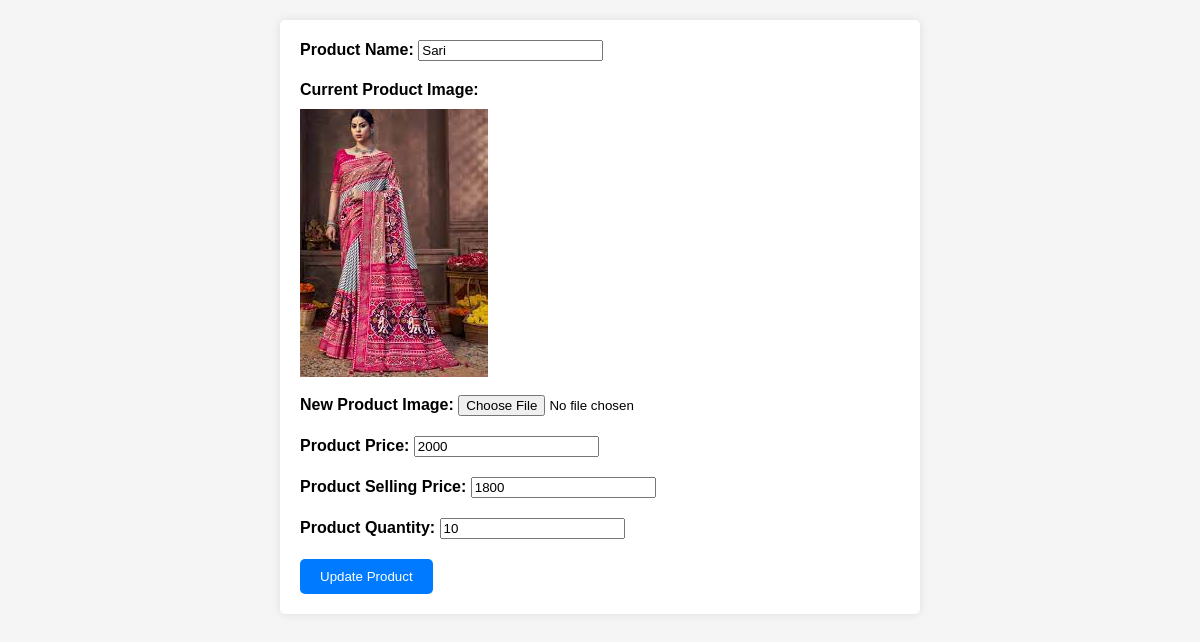
The app's page /edit_product.php?id=23 with its own data.
### tables this page shows
CREATE TABLE `product` (
  `p_id` int(111) NOT NULL,
  `c_id` int(111) NOT NULL,
  `p_name` varchar(111) NOT NULL,
  `p_image` varchar(111) NOT NULL,
  `price` int(111) NOT NULL,
  `sell_price` int(111) NOT NULL,
  `qty` int(111) NOT NULL,
  `createAt` timestamp(6) NOT NULL DEFAULT current_timestamp(6),
  `UpdateAt` timestamp(6) NOT NULL DEFAULT current_timestamp(6) ON UPDATE current_timestamp(6)
);

### edit_product.php (the view, shortened to what this page needs)
<!DOCTYPE html>
<html lang="en">
<head>
</head>
<body>
    <div class="container">
        <?php
        include 'config.php';
        if (isset($_GET['id'])) {
            $product_id = $_GET['id'];
            $sql = "SELECT * FROM product WHERE p_id = $product_id";
            $result = mysqli_query($con, $sql);
            if (mysqli_num_rows($result) == 1) {
                $row = mysqli_fetch_assoc($result);
                $product_name = $row['p_name'];
                $product_image = $row['p_image'];
                $image_path = $product_image;
                $product_price = $row['price'];
                $product_sell_price = $row['sell_price'];
                $product_qty = $row['qty'];
        ?>
                <form action="update_product.php" method="post" enctype="multipart/form-data">
                    <div class="form-group">
                        <label for="product_name">Product Name:</label>
                        <input type="text" class="form-control" id="product_name" name="product_name" value="<?php echo $product_name; ?>">
                    </div>
                    <div class="form-group">
                        <label for="product_image">Current Product Image:</label><br>
                        <img src="<?php echo $image_path; ?>" alt="Product Image">
                        <br>
                        <label for="new_product_image">New Product Image:</label>
                        <input type="file" class="form-control" id="new_product_image" name="new_product_image">
                    </div>
                    <div class="form-group">
                        <label for="product_price">Product Price:</label>
                        <input type="text" class="form-control" id="product_price" name="product_price" value="<?php echo $product_price; ?>">
                    </div>
                    <div class="form-group">
                        <label for="product_sell_price">Product Selling Price:</label>
                        <input type="text" class="form-control" id="product_sell_price" name="product_sell_price" value="<?php echo $product_sell_price; ?>">
                    </div>
                    <div class="form-group">
                        <label for="product_qty">Product Quantity:</label>
                        <input type="text" class="form-control" id="product_qty" name="product_qty" value="<?php echo $product_qty; ?>">
                    </div>
                    <button type="submit" class="btn btn-primary">Update Product</button>
                </form>
        <?php
            } else {
                echo "Product not found.";
            }
        } else {
            echo "Product ID not provided.";
        }
        ?>
    </div>
</body>
</html>

### edit_product.php (style rules this page uses)
body { font-family: Arial, sans-serif; background-color: #f5f5f5; margin: 0; padding: 20px; }
.container { max-width: 600px; margin: 0 auto; background-color: #fff; padding: 20px; border-radius: 5px; box-shadow: 0 0 10px rgba(0, 0, 0, 0.1); }
.form-group { margin-bottom: 20px; }
label { font-weight: bold; }
img { margin-top: 10px; display: block; max-width: 100%; }
.btn-primary { background-color: #007bff; color: #fff; border: none; padding: 10px 20px; border-radius: 5px; cursor: pointer; }

### records on screen
product: product_name "Sari", p_image (picture), product_price "2000", product_sell_price "1800", product_qty "10"
